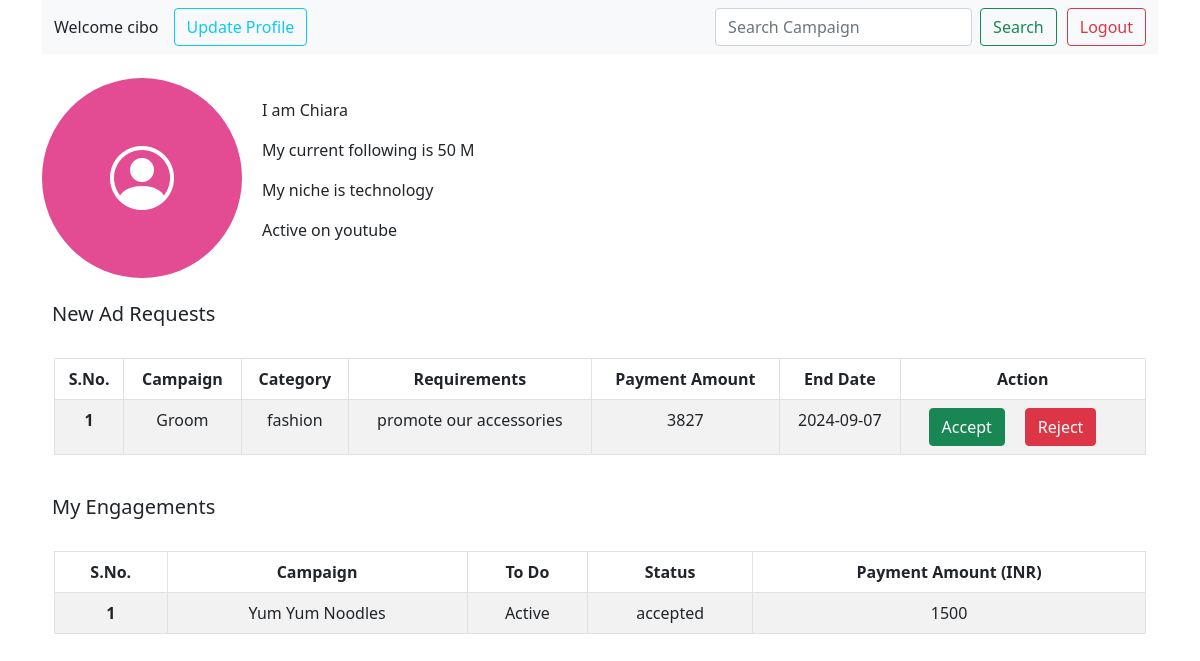
The app's page /influencer/1, older data.
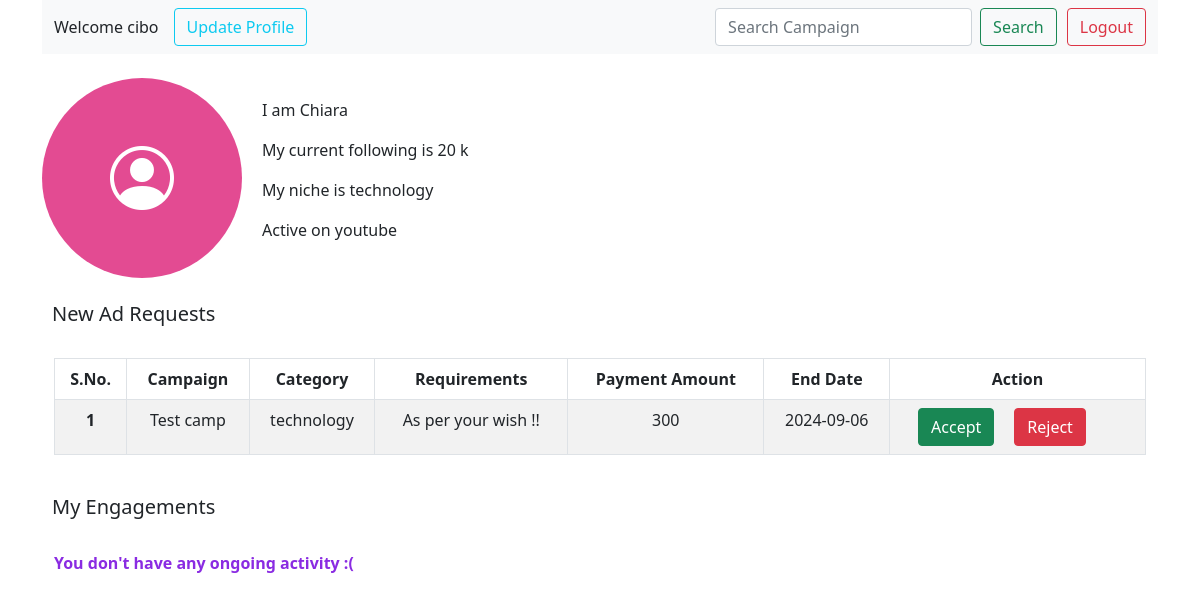
The same page, newer data.
### application/models.py (models this page shows)
class Influencer(db.Model):
    __tablename__ = 'influencer'
    id = db.Column(db.Integer, primary_key = True)
    user_name = db.Column(db.String, nullable = False, unique = True)
    password = db.Column(db.String, nullable = False)
    niche = db.Column(db.String, nullable = False)
    search_niche  = db.Column(db.String)
    full_name = db.Column(db.String, nullable = False)
    platform = db.Column(db.String, nullable = False)
    followers = db.Column(db.String)
    role = db.Column(db.String, nullable = False)
    is_flagged = db.Column(db.Boolean, default = False)
    ad_requests = db.relationship('AdRequest', secondary='infrequest', backref='influencer')

class Campaign(db.Model):
    __tablename__ = 'campaign'
    camp_id = db.Column(db.Integer, primary_key = True)
    camp_name = db.Column(db.String, nullable = False)
    sponsor_id = db.Column(db.Integer, db.ForeignKey('sponsor.id'))
    category = db.Column(db.String, nullable = False)
    search_category =db.Column(db.String, nullable = False) # for influencer to search relevant campaigns
    s_date = db.Column(db.String, nullable = False)
    e_date = db.Column(db.String, nullable = False)
    budget = db.Column(db.Integer, nullable = False)
    visibility = db.Column(db.String, default = 'public')
    description = db.Column(db.String)
    is_completed = db.Column(db.Boolean,  default =  False)
    is_flagged = db.Column(db.Boolean, default = False)
    sponsor = db.relationship('Sponsor', backref='campaign') #pseudo col

class AdRequest(db.Model):
    __tablename__ = 'ad_request'
    request_id = db.Column(db.Integer, primary_key = True)
    campaign_id = db.Column(db.Integer, db.ForeignKey('campaign.camp_id'), nullable=False)
    sponsor_id = db.Column(db.Integer, db.ForeignKey('sponsor.id'), nullable=False)
    niche = db.Column(db.String, nullable = False)
    requirements = db.Column(db.String, nullable = False)
    payment_amt = db.Column(db.String, default = 1000)
    status = db.Column(db.String, default = "pending")
    end_date = db.Column(db.String, nullable = False)
    request_type = db.Column(db.String, nullable = False)
    is_accepted = db.Column(db.Boolean,  default =  False)
    campaign = db.relationship('Campaign', backref='ad_requests')
    sponsor = db.relationship('Sponsor', backref='ad_requests')  # pseudo

### application/controllers.py (the view)
@app.route('/influencer/<int:influencer_id>', methods=['GET', 'POST'])
def influencer_dash(influencer_id):
    influencer = Influencer.query.get(influencer_id)
    if influencer:
        infrequests = Infrequest.query.filter_by(influencer_id=influencer_id).all()
        pending_requests = []
        accepted_requests = []
        for infreq in infrequests:
            ad_request = AdRequest.query.get(infreq.ad_request_id)
            if ad_request:
                campaign = Campaign.query.get(ad_request.campaign_id)
                req_data = {
                    'ad_request': ad_request,
                    'campaign': campaign,
                }
                if infreq.status == 'pending':
                    pending_requests.append(req_data)
                elif infreq.status == 'accepted':
                    accepted_requests.append(req_data)
        print(f"Pending Ad Requests Data: {pending_requests}")  # Debugging print statement
        print(f"Accepted Ad Requests Data: {accepted_requests}")  # Debugging print statement
    else:
        pending_requests = []
        accepted_requests = []
    return render_template(
        "influencer_dash.html",
        influencer=influencer, pending_requests = pending_requests, accepted_requests = accepted_requests)

### templates/influencer_dash.html (shortened to what the changed rows need)
<!DOCTYPE html>
<html lang="en">
<head>
  <link rel="stylesheet" href="../static/dashboard.css">
  <link href="https://cdn.jsdelivr.net/npm/bootstrap@5.0.2/dist/css/bootstrap.min.css" rel="stylesheet"
>
  <link href="https://cdn.jsdelivr.net/npm/bootstrap-icons@1.10.5/font/bootstrap-icons.css" rel="stylesheet">
</head>
<body>
  <div class="container" >
        <nav class="navbar navbar-expand-lg navbar-light bg-light " >
          <div class="container-fluid">
            <label style="margin-right: 15px;">Welcome {{ influencer.user_name }}</label>
            <div class="collapse navbar-collapse" id="navbarSupportedContent">
              <ul class="navbar-nav me-auto mb-2 mb-lg-0">
              </ul>
              <form class="d-flex" style="margin-right: 10px;" action="/search">
              </form>
              <form class="d-flex">
              </form>
            </div>
          </div>
        </nav><br>
        <div style="display: flex; align-items: center;">
          <div style="margin-left: 20px;">
            <p>I am {{ influencer.full_name }}</p>
            <p>My current following is {{ influencer.followers }}</p>
            <p>My niche is {{ influencer.niche }}</p>
            <p>Active on {{ influencer.platform }}</p>
          </div>
        </div>
        <br>
        <div class="container mt-4">
          {% if pending_requests %}
            <table class="table table-bordered table-striped">
              <thead>
                <tr style="text-align: center;">
                  <th scope="col">S.No.</th>
                  <th scope="col">Campaign</th>
                  <th scope="col">Category</th>
                  <th scope="col">Requirements</th>
                  <th scope="col">Payment Amount</th>
                  <th scope="col">End Date</th>
                  <th scope="col">Action</th>
                </tr>
              </thead>
              <tbody style="text-align: center;">
                {% for ad in pending_requests %}
                <tr>
                  <th scope="row">{{ loop.index }}</th>
                  <td>{{ ad.campaign.camp_name  }}</td>
                  <td>{{ ad.campaign.category }}</td>
                  <td>{{ ad.ad_request.requirements }}</td>
                  <td>{{ ad.ad_request.payment_amt }}</td>
                  <td>{{ ad.ad_request.end_date  }}</td>
                  <td>
                    <div id="button-container">
                      <form action='/influencer/accept/{{ influencer.id }}/ad_request/{{ ad.ad_request.request_id }}' method="post">
                        <button type="submit" class="btn btn-success" style="margin-left:20px; margin-right: 20px;">Accept</button>
                      </form>
                      <form action='/influencer/{{ influencer.id }}/reject_ad_request/{{ ad.ad_request.request_id }}' method="POST"
                        onsubmit="return confirm('Are you sure you want to reject this ad request?');">
                        <button type="submit" class="btn btn-danger">Reject</button>
                      </form>
                    </div>
                  </td>
                </tr>
                {% endfor %}
              </tbody>
            </table>
          {% else %}
            <p style="color: deeppink;"><b>No new ad requests available.</b></p>
          {% endif %}
        </div><br>
        <div class="container mt-4">
          {% if accepted_requests %}
            <table class="table table-bordered table-striped">
              <thead>
                <tr style="text-align: center;">
                  <th scope="col">S.No.</th>
                  <th scope="col">Campaign</th>
                  <th scope="col">To Do</th>
                  <th scope="col">Status</th>
                  <th scope="col">Payment Amount (INR)</th>
                </tr>
              </thead>
              <tbody style="text-align: center;">
                {% for ad in accepted_requests %}
                <tr>
                  <th scope="row">{{ loop.index }}</th>
                  <td>{{ ad.campaign.camp_name }}</td>
                  <td>Active</td>
                  <td>{{ ad.ad_request.status }}</td>
                  <td>{{ ad.ad_request.payment_amt }}</td>
                </tr>
                {% endfor %}
              </tbody>
            </table>
          {% else %}
            <p style="color: blueviolet;"><b>You don't have any ongoing activity :(</b></p>
          {% endif %}
        </div>
  </div>
</body>
</html>

Row changes from the older to the newer data that the page shows:
removed Campaign: campaign.camp_name "Groom", campaign.category "fashion"
removed AdRequest: ad_request.requirements "promote our accessories", ad_request.payment_amt "3827", ad_request.end_date "2024-09-07"
changed Influencer "cibo": followers "50 M" → "20 k"
Text that changed along with them:
new list line: "1 Accept Reject"
new list line: "Test camp technology"
new list line: "As per your wish !! 300 2024-09-06"
text no longer shown: "S.No. Campaign To Do Status Payment Amount (INR)"
text now shown: "You don't have any ongoing activity :("
list line gone: "1 Accept Reject"
list line gone: "1 Active"
list line gone: "Yum Yum Noodles"
list line gone: "accepted 1500"
